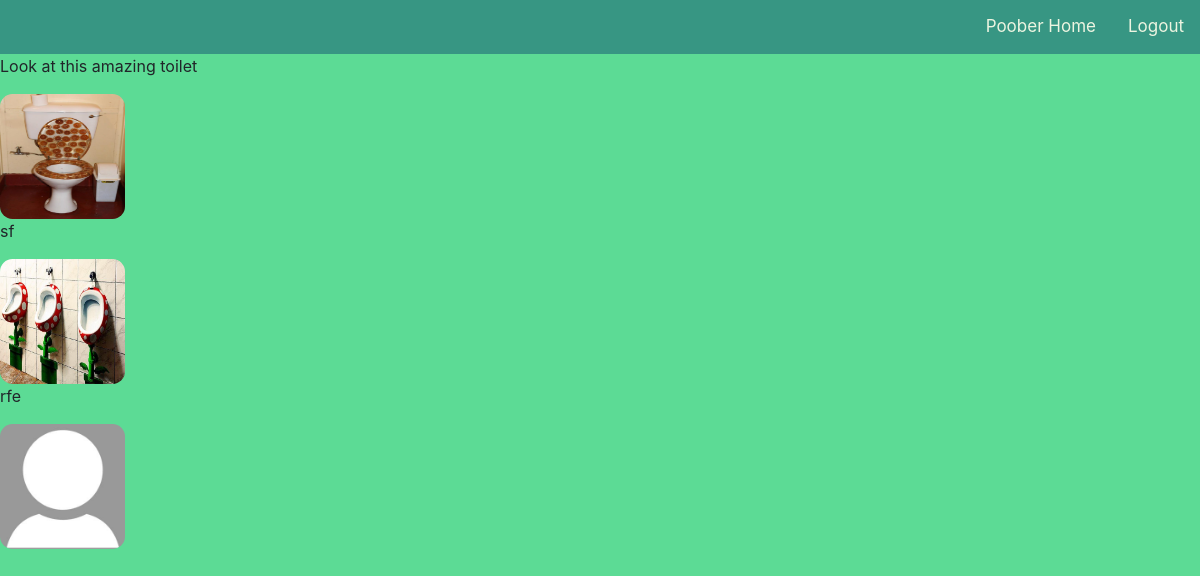
Before: / (signed in) with the older database file.
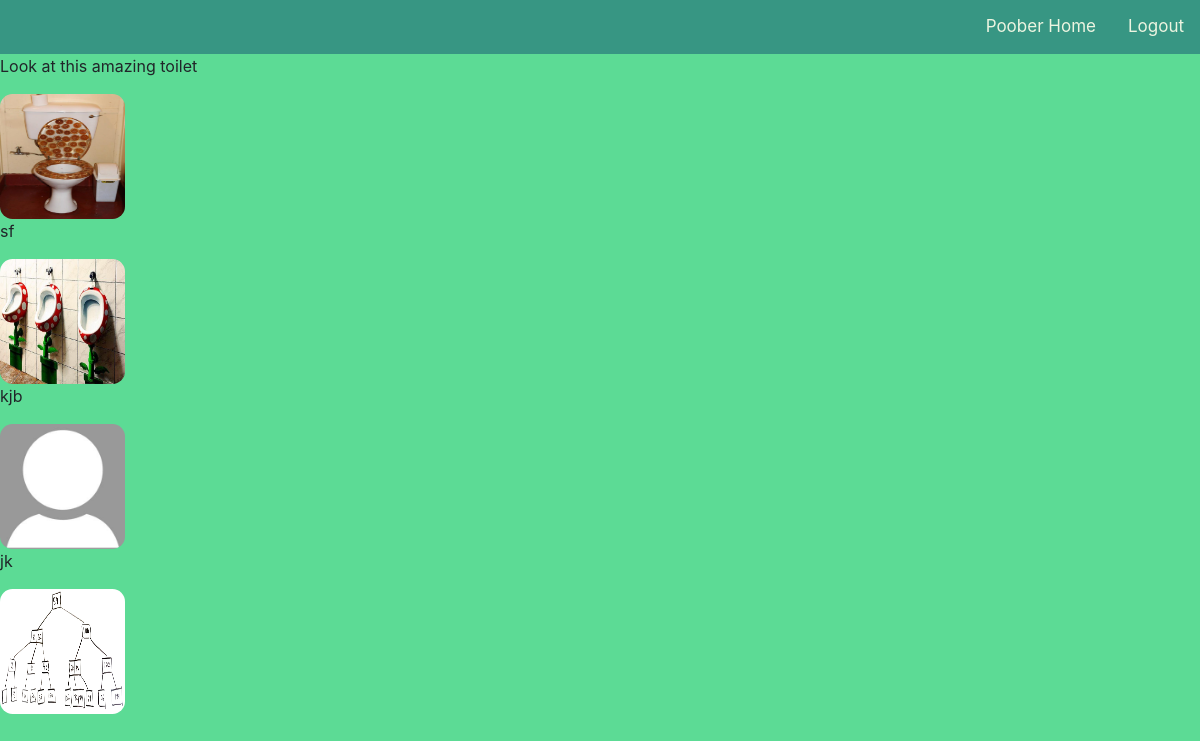
After: the same page with the newer database file.
### dashboard/models.py (models this page shows)
class HaveToilet(models.Model):
    author = models.ForeignKey(User, on_delete=models.CASCADE)
    image = models.ImageField(upload_to='profile_pics/')
    description = models.TextField(max_length=500)

### dashboard/views.py (the view)
# urls.py: path('', views.home, name='home'),
@login_required
def home(request):
    current_posts = HaveToilet.objects.all()
    context = {
        'current_posts': current_posts,
    }
    return render(request, 'dashboard/home.html', context)

### dashboard/templates/dashboard/home.html
{% extends 'dashboard/base.html' %}
{% load crispy_forms_tags %}
{% block content %}
{% for posts in current_posts%}
<div class=todo-items">
    <p>{{posts.description}}</p>
    <img class="account-img" src="{{ posts.image.url }}">
</div>
{% endfor %}
{% endblock %}

### dashboard/templates/dashboard/base.html (shortened to what this page needs)
{% load static %}
<!DOCTYPE html>
<html>
<head>
    <link rel="stylesheet" href="https://stackpath.bootstrapcdn.com/bootstrap/4.3.1/css/bootstrap.min.css">
    <link rel="stylesheet" type="text/css" href="{% static 'dashboard/main.css' %}">
</head>
<body>
    <div class="topnav">
        {% if user.is_authenticated %}
            <a href="{% url 'logout' %}">Logout</a>
            <a href="{% url 'home' %}">Poober Home</a>
        {% else %}
            <a href="{% url 'login' %}">Login</a>
            <a href="{% url 'register' %}">Register</a>
        {% endif %}
    </div>
    {% block content %}{% endblock %}
</body>
</html>

### dashboard/static/dashboard/main.css (style rules this page uses)
.account-img { height: 125px; width: 125px; border-radius: 10%; }
body { background-color: #5CDB95; }
.topnav { background-color: #379683; overflow: hidden; }
.topnav a { float: right; color: #EDF5E1; text-align: center; padding: 14px 16px; text-decoration: none; font-size: 17px; }

Changed rows visible on the page:
removed HaveToilet: description "rfe", image (placeholder picture)
added HaveToilet: description "kjb", image (placeholder picture)
added HaveToilet: description "jk", image (picture)
